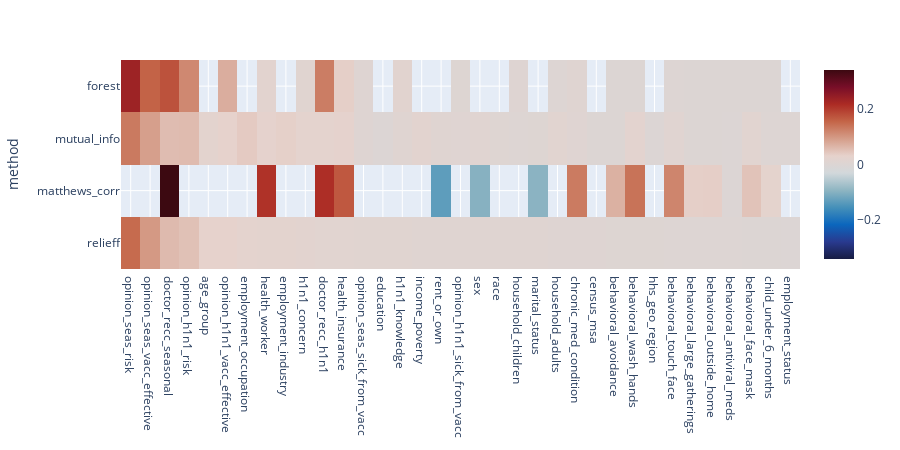

Write notebook code for a chart like this one.
### Code cell
fig = px.imshow(big_df['seasonal_vaccine'].sort_values('relieff', ascending=False).transpose(),
                color_continuous_scale='balance', color_continuous_midpoint=0,
                aspect='auto', height=450)
fig.show()

### Figure 1 — Plotly figure (JSON) as saved in the notebook; plotly's stock layout.template omitted (floating-point values rounded to 4 significant figures; data arrays with more than 128 entries replaced by an {"elided": "..."} marker saying what was removed)
{"data": [{"coloraxis": "coloraxis", "hovertemplate": "x: %{x}<br>method: %{y}<br>color: %{z}<extra></extra>", "name": "0", "type": "heatmap", "x": ["opinion_seas_risk", "opinion_seas_vacc_effective", "doctor_recc_seasonal", "opinion_h1n1_risk", "age_group", "opinion_h1n1_vacc_effective", "employment_occupation", "health_worker", "employment_industry", "h1n1_concern", "doctor_recc_h1n1", "health_insurance", "opinion_seas_sick_from_vacc", "education", "h1n1_knowledge", "income_poverty", "rent_or_own", "opinion_h1n1_sick_from_vacc", "sex", "race", "household_children", "marital_status", "household_adults", "chronic_med_condition", "census_msa", "behavioral_avoidance", "behavioral_wash_hands", "hhs_geo_region", "behavioral_touch_face", "behavioral_large_gatherings", "behavioral_outside_home", "behavioral_antiviral_meds", "behavioral_face_mask", "child_under_6_months", "employment_status"], "xaxis": "x", "y": ["forest", "mutual_info", "matthews_corr", "relieff"], "yaxis": "y", "z": {"elided": "4x35 float values"}}], "layout": {"coloraxis": {"cmid": 0, "colorscale": [[0, "rgb(23, 28, 66)"], [0.09091, "rgb(41, 58, 143)"], [0.1818, "rgb(11, 102, 189)"], [0.2727, "rgb(69, 144, 185)"], [0.3636, "rgb(142, 181, 194)"], [0.4545, "rgb(210, 216, 219)"], [0.5455, "rgb(230, 210, 204)"], [0.6364, "rgb(213, 157, 137)"], [0.7273, "rgb(196, 101, 72)"], [0.8182, "rgb(172, 43, 36)"], [0.9091, "rgb(120, 14, 40)"], [1, "rgb(60, 9, 17)"]]}, "height": 450, "margin": {"t": 60}, "xaxis": {"anchor": "y", "domain": [0, 1]}, "yaxis": {"anchor": "x", "autorange": "reversed", "domain": [0, 1], "title": {"text": "method"}}}}
